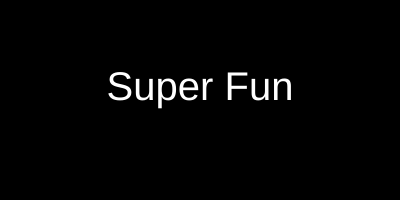
Frame 1 (no input)
Frame 60 (no input): identical to frame 1, image omitted
Frame 120 (the mouse pressed at the canvas centre since frame 60): blank canvas, image omitted

The p5.js sketch that drew this single still picture (run headless with seeded random() and noise() and a simulated clock; from frame 60 on, the mouse is pressed at the canvas centre):

// p5.js sketch
// ── sketch.js
// Helio Goncalves | November, 2018
// This is projects has only purpose to ciment
// knowledge acquired while watching and learning
// p5.js, through tutorials, by Daniel Shiffman (http://codingtra.in)

// Variables
let col = 0;
let fillCol = 255;

function setup() {
    createCanvas(400, 200);
}

function draw() {
    background(col);

    /* Objective: background and fill colors changing as mouse moves in the axis
      from one side to another of the canvas. 
  
      - background goes from 0 255
      - canvas goes from 0 600 wide 
      
      For better results, I am using map() to map out the background range values to 
      the mouseX range values */

    // Condition that prevents mouseX from being fired outside the Canvas
    if (mouseX > 0 && mouseX < 400 && mouseY < 200 && mouseY > 0) {
        col = map(mouseX, 0, 400, 0, 255);
        fillCol = map(mouseX, 0, 400, 255, 0);
    }

    // motivational text
    fill(fillCol);
    textSize(40);
    textAlign(CENTER);
    text("Super Fun", width / 2, height / 2);
}
// ── style.css
/* Helio Goncalves | November, 2018 */

/* General Rules */
body {
    margin: 0;
    padding: 0;
    height: 100vh;
    
    font-family: Arial, "Helvetica";
    background-color: #f2f2f2;
    
    display: flex;
    flex-direction: column;
    justify-content: center;
    align-items: center;
}

/* Main styles */
  
canvas {
    border: 5px solid pink;
    border-bottom: transparent;
    border-radius: 5px;
}


div {
    width: 400px;
    height: 400px;
    background-color: #2dd8916b;
    border-top: transparent;
    order: 2;

    box-shadow: 0 20px 0 -10px hotpink,
                0 40px 0 -20px pink,
                0 60px 0 -30px gray;
}

h1 {
    font-size: 30px;
    text-align: center;
    padding: 10px 0;
    text-shadow: 2px 2px 5px hotpink;
}

p {
    text-align: justify;
    line-height: 1.5;
    color: #464646;
    margin: 15px 20px;
}


p:nth-child(4) {
    font-style: italic;
    background: pink;
    text-align: center;
}
  
